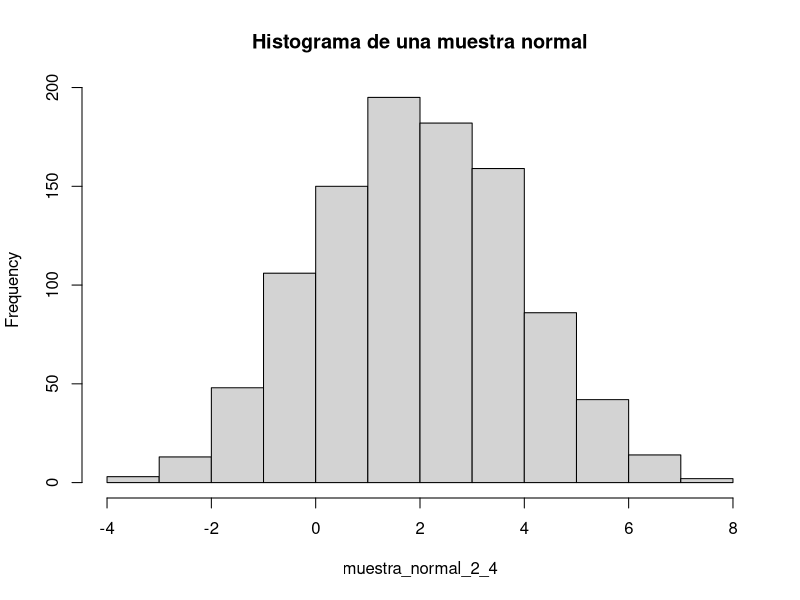

Generate this figure with R:
### CIMAT, Monterrey.
### Inferencia Estadística: Segundo examen parcial.
### Enrique Santibáñez Cortés

# Ejercicio 6.
# Esta función generá una muestra aleatoria con distribución 
# Normal(mu, sigma^2)

muestra_normal_mu_sigma <- function(n, mu, sigma_2){
  # n : Debe de ser un entero positivo.
  # mu: un número real.
  # sigma_2: un número positivo.  
  u1 <- runif(n, 0, 1) # Generamos números aleatorias de una distribución Uniforme
  u2 <- runif(n, 0, 1) # Generamos números aleatorias de una distribución Uniforme
  muestra_aleatoria <- sqrt(-2*log(u1))*sin(2*pi*u2) # Transformación ocupando el Teorema de Box-Muller.
  sqrt(sigma_2)*muestra_aleatoria+mu
}

# Ejemplo, genermos una muestra aleatoria de tamaño 1000 de una distribución
# Normal(2, 4)

muestra_normal_2_4 <- muestra_normal_mu_sigma(1000, 2, 4)

hist(muestra_normal_2_4, main = "Histograma de una muestra normal")


